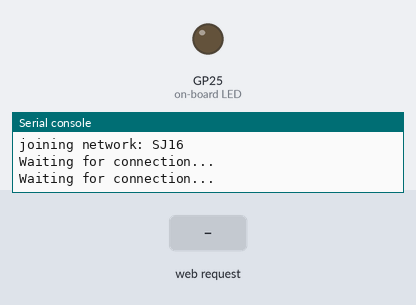
The program below on a simulated Raspberry Pi Pico running MicroPython. Shown: output pins drawn as LEDs (lit = HIGH), the last lines printed to the serial console. The test bench sets the inputs (shaded band). WiFi joins after 1.5 s.

Above: at 1.1 s.
At 3.2 s:
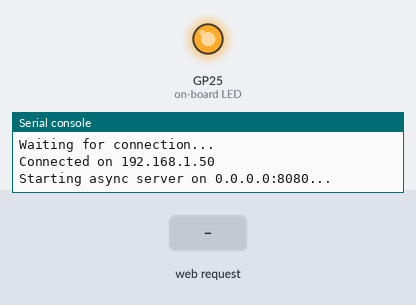
3.3 s: HTTP request GET / received
Timing chart, 0 to 6.3 s (numbered marks = the images above; inputs shaded):
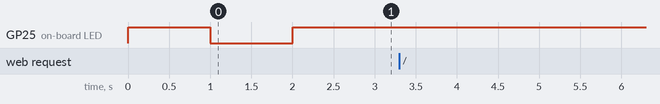

The program:

main.py
```python
from lib.microdot import Microdot
from lib.status_light import StatusLight
from lib.wifi_connection import WifiConnection
from lib.wifi_settings import ssid, password

light = StatusLight("LED")
wifi = WifiConnection(ssid, password, light)
app = Microdot()


@app.route('/')
def index(request):
    client_addr = request.client_addr
    request_method = request.method
    request_headers = request.headers
    request_json = request.json
    print(client_addr[0])
    return {'clientIp': client_addr[0],
            'requestMethod': request_method,
            'requestHeaders': request_headers,
            'requestJson': request_json}


wifi.connect()
app.run('0.0.0.0', 8080, True)
```

status_light.py
```python
from machine import Pin


class StatusLight:
    def __init__(self, pin):
        self.light = Pin(pin, Pin.OUT)

    def toggle(self):
        self.on() if self.__isOff() else self.off()

    def off(self):
        self.light(0)

    def on(self):
        self.light(1)

    def __isOff(self):
        return self.light.value() == 0
```

wifi_connection.py
```python
import network
from time import sleep
import machine


class WifiConnection:

    def __init__(self, ssid, password, statusLight):
        self.statusLight = statusLight
        self.ssid = ssid
        self.password = password

    def connect(self):
        try:
            self.statusLight.off()
            ip = self.__join_network()
            self.statusLight.on()
            return ip
        except KeyboardInterrupt:
            machine.reset()

    def __join_network(self):
        print(f'joining network: {self.ssid}')
        wlan = network.WLAN(network.STA_IF)
        wlan.active(True)
        wlan.connect(self.ssid, self.password)
        while not wlan.isconnected():
            self.statusLight.toggle()
            print('Waiting for connection...')
            sleep(1)
        ip = wlan.ifconfig()[0]
        print(f'Connected on {ip}')
        return ip
```

wifi_settings.py
```python
ssid = 'SJ16'
password = 'SteveJHome16'
```
